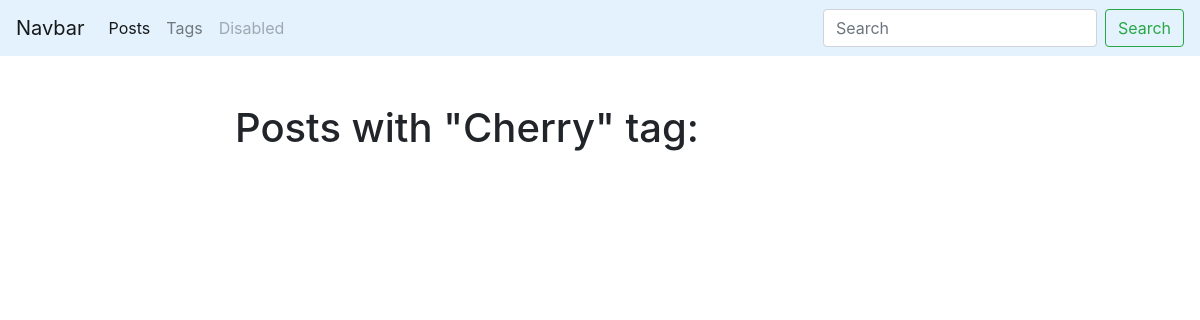
Before: /blog/tag/cherry/ with the older database file.
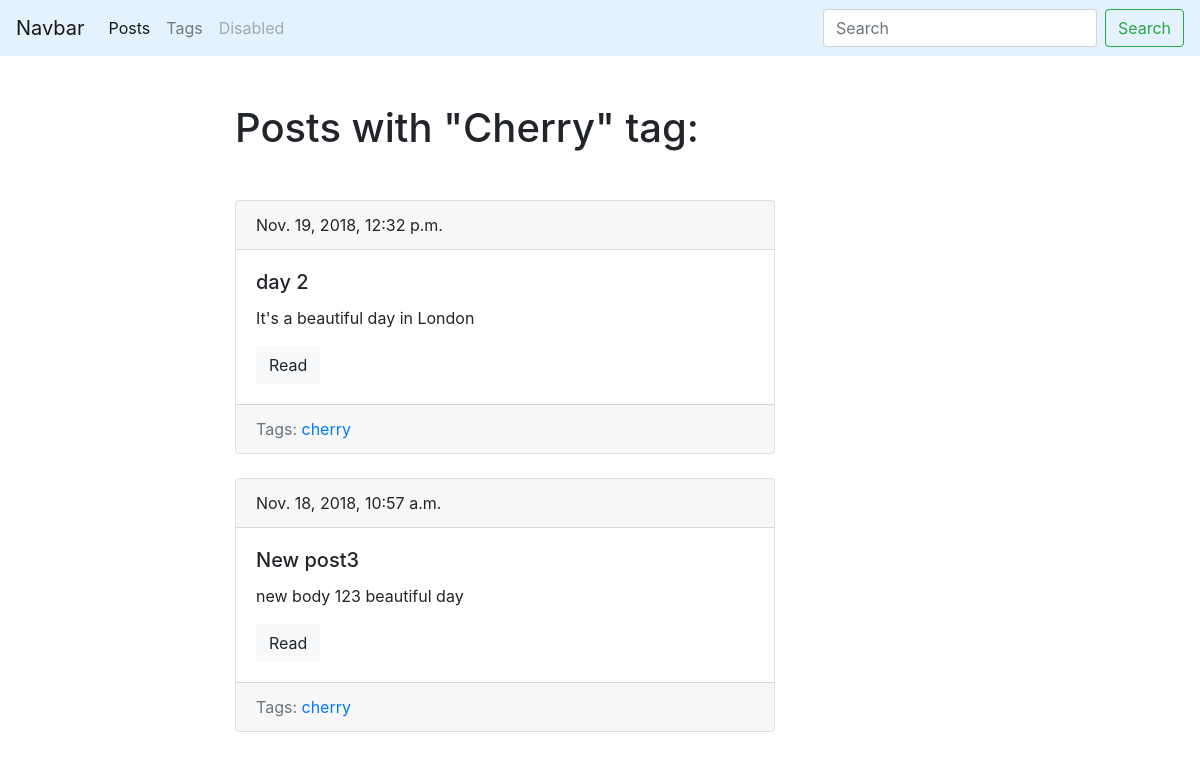
After: the same page with the newer database file.
### blog/models.py (models this page shows, shortened)
class Tag(models.Model):
    title = models.CharField(max_length=50)
    slug = models.SlugField(max_length=50, unique=True)
    def get_absolute_url(self):
        return reverse('tag_detail_url', kwargs={'slug':self.slug})
    class Meta:
        ordering = ['title']

class Post(models.Model):
    title = models.CharField(max_length=150, db_index=True)
    slug = models.SlugField(max_length=150, blank=True, unique=True)
    body = models.TextField(blank=True, db_index=True)
    date_pub = models.DateTimeField(auto_now_add=True)
    tags = models.ManyToManyField('Tag', blank=True, related_name='posts')
    def get_absolute_url(self):
        return reverse('post_detail_url', kwargs={'slug':self.slug})
    class Meta:
        ordering = ['-date_pub']

### blog/views.py (the view)
# urls.py: path('tag/<str:slug>/', TagDetail.as_view(), name='tag_detail_url'),
class TagDetail(ObjectDetailMixin, View):
    model = Tag
    template = 'blog/tag_detail.html'

### blog/utils.py (called while the page is built)
    def get(self, request, slug):
        obj = get_object_or_404(self.model, slug__iexact=slug)
        return render(request, self.template, context={self.model.__name__.lower():obj, 'admin_object': obj, 'detail': True})

### blog/templates/blog/tag_detail.html (shortened to what this page needs)
{% extends 'blog/base_blog.html' %}
{% block content %}
    <h1 class="mb-5">Posts with "{{ tag.title|title }}" tag:</h1>
    {% for post in tag.posts.all %}
      {% include 'blog/includes/post_card_template.html' %}
    {% endfor %}
{% endblock %}

### blog/templates/blog/includes/post_card_template.html
<div class="card mb-4">
  <div class="card-header">
    {{ post.date_pub }}
  </div>
  <div class="card-body">
    <h5 class="card-title">{{ post.title }}</h5>
    <p class="card-text">{{ post.body | truncatewords:15}}</p>
    <a href="{{ post.get_absolute_url }}" class="btn btn-light">Read</a>
  </div>
  <div class="card-footer text-muted">
    Tags:
    {% for post in post.tags.all %}
        <a href="{{ post.get_absolute_url }}">{{ post.title }}</a>
    {% endfor %}
  </div>
</div>

Changed rows visible on the page:
added Post: date_pub "Nov. 19, 2018, 12:32 p.m.", title "day 2", body "It's a beautiful day in London", Tag (title "cherry")
now on this page (row edited): Post: date_pub "Nov. 18, 2018, 10:57 a.m.", title "New post3", body "new body 123 beautiful day", Tag (title "cherry")
